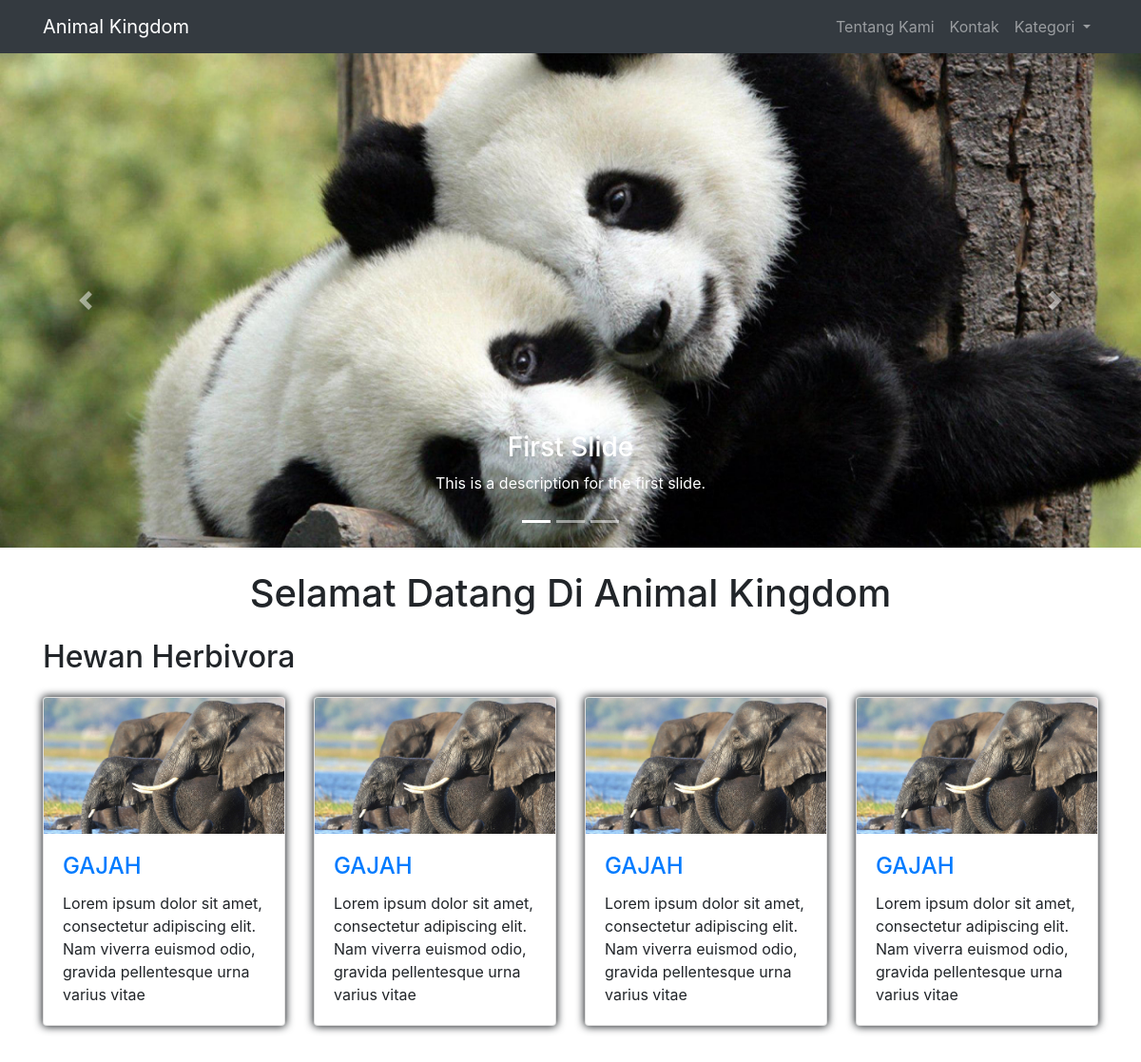
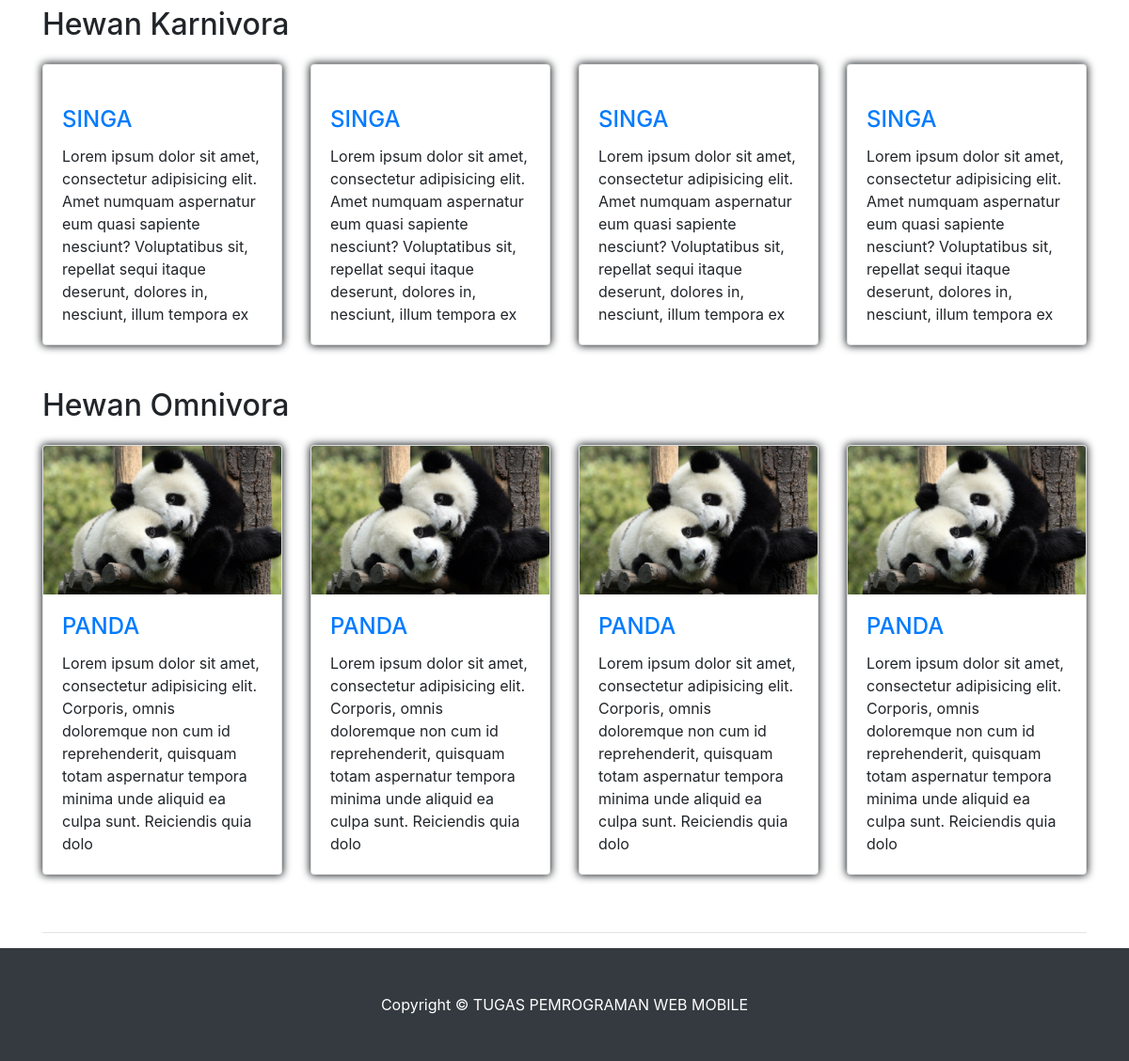
The page / on the database its author committed (2 pictures, top to bottom).
### tables this page shows
CREATE TABLE `slider` (
  `id` int(11) NOT NULL,
  `gambar` varchar(255) NOT NULL,
  `nama` varchar(255) NOT NULL,
  `deskripsi` varchar(255) NOT NULL
);

CREATE TABLE `kategori` (
  `id` int(11) NOT NULL,
  `nama` varchar(255) NOT NULL
);

CREATE TABLE `konten` (
  `id` int(11) NOT NULL,
  `id_kategori` int(11) NOT NULL,
  `nama` varchar(255) NOT NULL,
  `gambar` varchar(255) NOT NULL,
  `deskripsi` text NOT NULL,
  `tanggal` date NOT NULL
);

### application/controllers/Welcome.php (called while the page is built, shortened)
<?php
class Welcome extends CI_Controller {
	public function index()
	{
		$data['kategori'] = $this->Global->kategori();
		$data['slider'] = $this->db->get('slider');
		$this->load->view('temp_header');
		$this->load->view('v_index',$data);
		$this->load->view('temp_footer');
	}
}

### index.php (called while the page is built, shortened)
<?php
require_once BASEPATH.'core/CodeIgniter.php';

### application/models/M_data.php (called while the page is built, shortened)
<?php
class M_data extends CI_Model {
	public function kategori($value='')
	{
		$this->db->order_by('nama', 'asc');
		return $this->db->get('kategori');
	}
}

### application/views/v_index.php (the view, shortened to what this page needs)
<header>
  <div id="carouselExampleIndicators" class="carousel slide" data-ride="carousel">
    <ol class="carousel-indicators">
      <?php
      $jumlah = $slider->num_rows();
      for ($i=0; $i < $jumlah; $i++) {
        ?>
        <li data-target="#carouselExampleIndicators" data-slide-to="<?= $i ?>"
          <?php  if ($i == 0) { echo 'class="active"'; } ?> ></li>
          <?php
        }
        ?>
      </ol>
      <div class="carousel-inner" role="listbox">
        <?php
        $no = 0;
        foreach ($slider->result() as $key): ?>
          <div class="carousel-item <?php  if ($no == 0) { echo 'active'; } ?>" style="background-image: url('assets/img/<?= $key->gambar ?>')">
            <div class="carousel-caption d-none d-md-block">
              <h3><?= $key->nama ?></h3>
              <p><?= $key->deskripsi ?></p>
            </div>
          </div>
          <?php $no++; ?>
        <?php endforeach ?>
      </div>
      <a class="carousel-control-prev" href="#carouselExampleIndicators" role="button" data-slide="prev">
        <span class="carousel-control-prev-icon" aria-hidden="true"></span>
      </a>
      <a class="carousel-control-next" href="#carouselExampleIndicators" role="button" data-slide="next">
        <span class="carousel-control-next-icon" aria-hidden="true"></span>
      </a>
    </div>
  </header>
  <div class="container">
    <h1 class="my-4" style="text-align: center;">Selamat Datang Di <?= $this->config->item('judul_web'); ?></h1>
    <?php foreach ($kategori->result() as $key): ?>
      <?php
      $query = $this->db->get('konten', 4, 0);
      ?>
      <h2>Hewan <?= $key->nama ?></h2>
      <div class="row">
        <?php foreach ($query->result() as $konten): ?>
          <div class="col-lg-3 col-sm-6 animal-item">
            <div class="card h-100">
              <a href="<?= site_url('welcome/detail_hewan/'.$konten->id) ?>"><img class="card-img-top" src="<?= base_url() ?>assets/img/<?= $konten->gambar ?>" alt=""></a>
              <div class="card-body">
                <h4 class="card-title">
                  <a href="<?= site_url('welcome/detail_hewan/'.$konten->id) ?>"><?= $konten->nama ?></a>
                </h4>
                <p class="card-text"><?= substr($konten->deskripsi,0, 200) ?></p>
              </div>
            </div>
          </div>
        <?php endforeach ?>
      </div>
    <?php endforeach ?>
    <hr>
  </div>

### application/views/temp_header.php (shortened to what this page needs)
<!DOCTYPE html>
<html lang="en">
<head>
  <link href="<?= base_url() ?>assets/css/bootstrap.css" rel="stylesheet">
  <link href="<?= base_url() ?>assets/css/main.css" rel="stylesheet">
</head>
<body>
  <nav class="navbar fixed-top navbar-expand-lg navbar-dark bg-dark fixed-top">
    <div class="container">
      <a class="navbar-brand" href="<?= site_url('') ?>"><?= $this->config->item('judul_web'); ?></a>
      <div class="collapse navbar-collapse" id="navbarResponsive">
        <ul class="navbar-nav ml-auto">
          <li class="nav-item">
            <a class="nav-link" href="<?= site_url('welcome/tentang_kami')?>">Tentang Kami</a>
          </li>
          <li class="nav-item">
            <a class="nav-link" href="<?= site_url('welcome/kontak') ?>">Kontak</a>
          </li>
          <li class="nav-item dropdown">
            <a class="nav-link dropdown-toggle" href="#" id="navbarDropdownPortfolio" data-toggle="dropdown" aria-haspopup="true" aria-expanded="false">
              Kategori
            </a>
              <?php
              $kategori = $this->db->get('kategori');
              ?>
          </li>
        </ul>
      </div>
    </div>
  </nav>

### application/views/temp_footer.php (shortened to what this page needs)
<footer class="py-5 bg-dark">
	<div class="container">
		<p class="m-0 text-center text-white">Copyright &copy; <?= $this->config->item('footer_web'); ?></p>
	</div>
</footer>
</body>
</html>

### assets/css/main.css (style rules this page uses)
body { padding-top: 56px; background-color: ; }
.carousel-item { height: 65vh; min-height: 300px; background: no-repeat center center scroll; -webkit-background-size: cover; -moz-background-size: cover; -o-background-size: cover; background-size: cover; }
.animal-item { margin-bottom: 30px; }

### rows shown on the page
slider: gambar (picture), nama "First Slide", deskripsi "This is a description for the first slide."
kategori: nama "Herbivora"
konten: gambar (picture), nama "GAJAH", deskripsi "Lorem ipsum dolor sit amet, consectetur adipiscing elit. Nam viverra euismod odio, gravida pellentesque urna varius vitae"
konten: gambar (picture), nama "GAJAH", deskripsi "Lorem ipsum dolor sit amet, consectetur adipiscing elit. Nam viverra euismod odio, gravida pellentesque urna varius vitae"
konten: gambar (picture), nama "GAJAH", deskripsi "Lorem ipsum dolor sit amet, consectetur adipiscing elit. Nam viverra euismod odio, gravida pellentesque urna varius vitae"
konten: gambar (picture), nama "GAJAH", deskripsi "Lorem ipsum dolor sit amet, consectetur adipiscing elit. Nam viverra euismod odio, gravida pellentesque urna varius vitae"
kategori: nama "Karnivora"
konten: nama "SINGA", deskripsi "Lorem ipsum dolor sit amet, consectetur adipisicing elit. Amet numquam aspernatur eum quasi sapiente nesciunt? Voluptatibus sit, repellat sequi itaque deserunt, dolores in, nesciunt, illum tempora ex"
konten: nama "SINGA", deskripsi "Lorem ipsum dolor sit amet, consectetur adipisicing elit. Amet numquam aspernatur eum quasi sapiente nesciunt? Voluptatibus sit, repellat sequi itaque deserunt, dolores in, nesciunt, illum tempora ex"
konten: nama "SINGA", deskripsi "Lorem ipsum dolor sit amet, consectetur adipisicing elit. Amet numquam aspernatur eum quasi sapiente nesciunt? Voluptatibus sit, repellat sequi itaque deserunt, dolores in, nesciunt, illum tempora ex"
konten: nama "SINGA", deskripsi "Lorem ipsum dolor sit amet, consectetur adipisicing elit. Amet numquam aspernatur eum quasi sapiente nesciunt? Voluptatibus sit, repellat sequi itaque deserunt, dolores in, nesciunt, illum tempora ex"
kategori: nama "Omnivora"
konten: gambar (picture), nama "PANDA", deskripsi "Lorem ipsum dolor sit amet, consectetur adipisicing elit. Corporis, omnis doloremque non cum id reprehenderit, quisquam totam aspernatur tempora minima unde aliquid ea culpa sunt. Reiciendis quia dolo"
konten: gambar (picture), nama "PANDA", deskripsi "Lorem ipsum dolor sit amet, consectetur adipisicing elit. Corporis, omnis doloremque non cum id reprehenderit, quisquam totam aspernatur tempora minima unde aliquid ea culpa sunt. Reiciendis quia dolo"
konten: gambar (picture), nama "PANDA", deskripsi "Lorem ipsum dolor sit amet, consectetur adipisicing elit. Corporis, omnis doloremque non cum id reprehenderit, quisquam totam aspernatur tempora minima unde aliquid ea culpa sunt. Reiciendis quia dolo"
konten: gambar (picture), nama "PANDA", deskripsi "Lorem ipsum dolor sit amet, consectetur adipisicing elit. Corporis, omnis doloremque non cum id reprehenderit, quisquam totam aspernatur tempora minima unde aliquid ea culpa sunt. Reiciendis quia dolo"

### other values the page prints
$this->config->item('judul_web') "Animal Kingdom"
$this->config->item('footer_web') "TUGAS PEMROGRAMAN WEB MOBILE"
